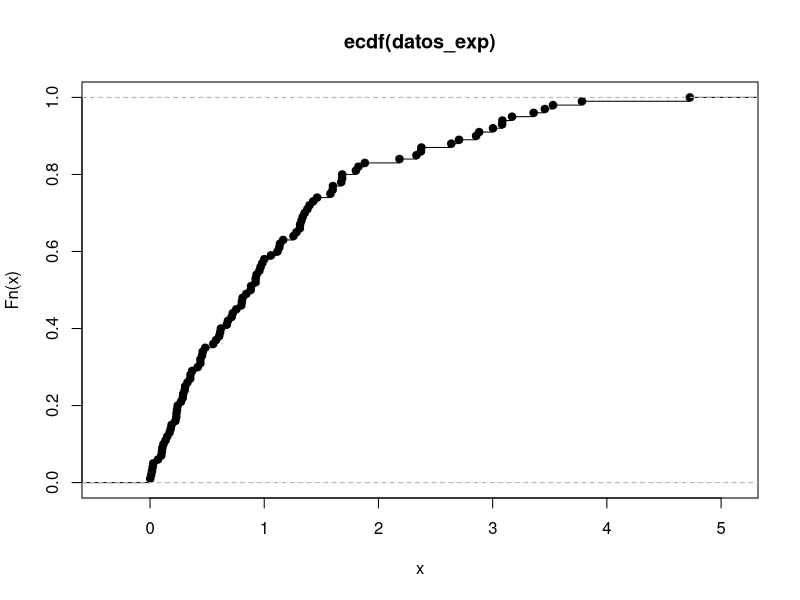

Source code (R): (Note: this script raises an error after producing the figure.)
# Ejercicio 14 
# sea x1..xn una muestra aleatoria con distribucion exponencial con lambda = 1. 
# graficar la  ECDF vs CDF Real
n = 100
datos_exp = rexp(n, rate = 1)

ecdf_datos_exp = ecdf(datos_exp)

plot(ecdf_datos_exp)

x <- seq(0, max(datos), length.out = 1000)
y_real_exp = 1 - exp(- x)

plot(ecdf_datos_exp, col = 'blue', xlab = 'Valores', ylab = 'Probabilidad acumulada', main = 'ECDF vs. CDF Real')
lines(x, y_real_exp, col = 'red')
legend("topright", legend = c("ECDF", "CDF Real"), col = c('blue', 'red'), lty = 1)

# estimar el λ de la exponencial por momentos y emv. 
 
λ_mom = 1 / mean(datos_exp) # λ_emv = 1 / mean(datos_exp) coinciden los estimadores 

y_est_exp = 1 - exp(- λ_mom * x)
plot(ecdf_datos_exp, col = 'blue', xlab = 'Valores', ylab = 'Probabilidad acumulada', main = 'ECDF vs. CDF Real')
lines(x, y_real_exp, col = 'red')
lines(x, y_est_exp, col = 'green')
legend("topright", legend = c("ECDF", "CDF Real","CDF est"), col = c('blue', 'red','green'), lty = 1)

#ejercicio 15 


θ_0 = 3


# creo la funcion para calcular los estimadores con distintos n. 
n_vec = c(6,10,20,40,80,200)
θ_mon_mat <- matrix(0, nrow = 6, ncol = 1000)
θ_emv_mat <- matrix(0, nrow = 6, ncol = 1000)
θ_emv_ins_mat <- matrix(0, nrow = 6, ncol = 1000)
for (j in 1:6) {
n = n_vec[j]
θ_mon_vec = c()
θ_emv_vec = c()
θ_emv_ins_vec = c()
for (i in 1:1000 ) { 
  datos_uni = runif(n,0,θ_0) 
  
  θ_mon = 2 * mean(datos_uni)
  θ_emv = max(datos_uni)
  θ_emv_ins = θ_emv * (n+1)/n
  
  θ_mon_vec = append(θ_mon_vec,θ_mon)
  θ_emv_vec = append(θ_emv_vec,θ_emv)
  θ_emv_ins_vec = append(θ_emv_ins_vec,θ_emv_ins)
} 
θ_mon_mat[j, ] <- θ_mon_vec
θ_emv_mat[j, ] <- θ_emv_vec
θ_emv_ins_mat[j, ] <- θ_emv_ins_vec

}
# cambio el formato para facilitar la graficacion 


θ_mon_mat_T = t(θ_mon_mat)
θ_emv_mat_T = t(θ_emv_mat)
θ_emv_ins_mat_T = t(θ_emv_ins_mat)

# grafico los boxplots de los estimadores
boxplot(θ_emv_mat_T, notch = FALSE, names = n_vec,
        xlab = "tamaño de la muestra", ylab = "Valores", main = "Boxplot del EMV")
abline(h=θ_0, col = 'red')


boxplot(θ_mon_mat_T, notch = FALSE, names = n_vec,
        xlab = "tamaño de la muestra", ylab = "Valores", main = "Boxplot del Enom")
abline(h=θ_0, col = 'red')


boxplot(θ_emv_ins_mat_T, notch = FALSE, names = n_vec,
        xlab = "tamaño de la muestra", ylab = "Valores", main = "Boxplot del EMV sin sesgo")
abline(h=θ_0, col = 'red')


# grafico los ecm estimados vs las n. 

est_mom_ecm_mom <- numeric(6)
est_mom_ecm_emv <- numeric(6)
est_mom_ecm_emv_ins <- numeric(6)

for (i in 1:6) {
  est_mom_ecm_mom[i] = mean((θ_mon_mat[i,] - θ_0)^2)
  est_mom_ecm_emv[i] = mean((θ_emv_mat[i,]- θ_0)^2)
  est_mom_ecm_emv_ins[i] = mean((θ_emv_ins_mat[i,]- θ_0)^2)
}


plot(n_vec, est_mom_ecm_mom, col = 'red', type = 'b', pch = 19,
     xlab = "Tamaño de la muestra", ylab = "Valor", main = "Comparación de Estimadores")

# Agregar líneas para otros estimadores
points(n_vec, est_mom_ecm_emv, col = 'darkgreen', type = 'b', pch = 19)
points(n_vec, est_mom_ecm_emv_ins, col = 'blue', type = 'b', pch = 19)

# Agregar leyenda
legend("topright", legend = c("Estimador MOM", "Estimador EMV", "Estimador EMV_INS"),
       col = c("red", "darkgreen", "blue"), lty = 1, pch = c(19, 19, 19, 16))


#Ejercicio 16 

tormentas = read.table("datasets/tormenta.txt", header = TRUE)

x = tormentas$X16.3

library(MASS)

# E(x) = a/y   a = y * mean(x)       --> a = mean(x)^2 / (mean(x^2)-mean(x)^2)

# var(X) = a / y^2 

# E(x^2) = (a + a^2)/y^2 --> mean(x^2) = (y * mean(x)a + y^2 * mean(x)^2)/y^2 --> 

# mean(x^2) = ( mean(x)/y + mean(x)^2 --> y = mean(x) / (mean(x^2)-mean(x)^2) 

gam_mom = c(mean(x)^2/(mean(x^2)-mean(x)^2) ,  mean(x)/(mean(x^2)-mean(x)^2) )

gam_mom
gam_emv = fitdistr(x, densfun = "gamma")
gam_emv

type(gam_emv)

prob_Gamma_emv = 1 - pgamma(20, shape = gam_emv$estimate["shape"], rate = gam_emv$estimate["rate"]) 


prob_Gamma_mom = 1 - pgamma(20, shape = gam_mom[1], rate = gam_mom[2])


frec_rel_gamma = sum((x>20))/length(x)

hist(x, breaks = 20, prob = TRUE, main = "Histograma y Estimaciones de Densidad")
lines(density(x), col = "red", lwd = 2) # prediccion no parametrica 
curve(dgamma(x, shape = gam_mom[1], rate = gam_mom[2]), col = "green", add = TRUE,lwd = 3)
curve(dgamma(x, shape = gam_emv$estimate["shape"], rate = gam_emv$estimate["rate"]), col = "blue", add = TRUE, lwd = 2)


